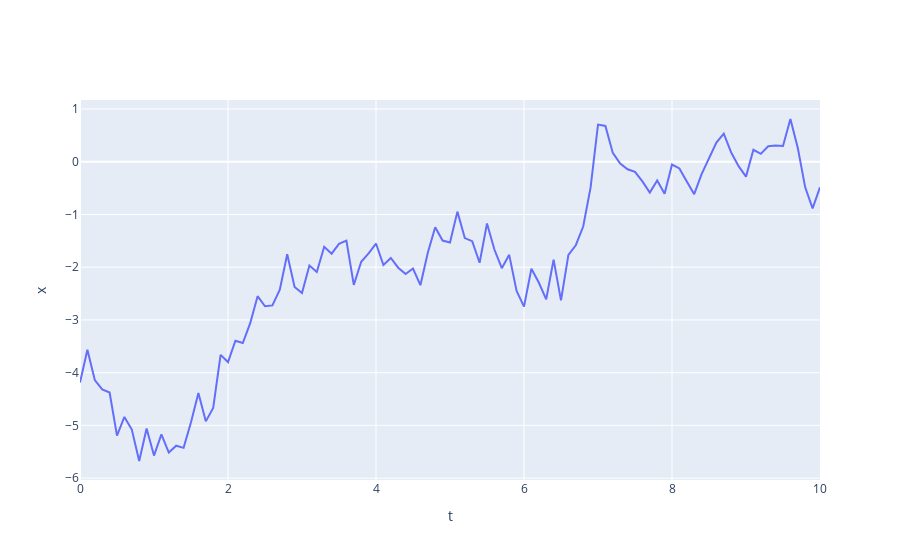

The notebook cell this image was saved under:
### Code cell
sim.plot_sim('x', [3], ['sim 3'])
